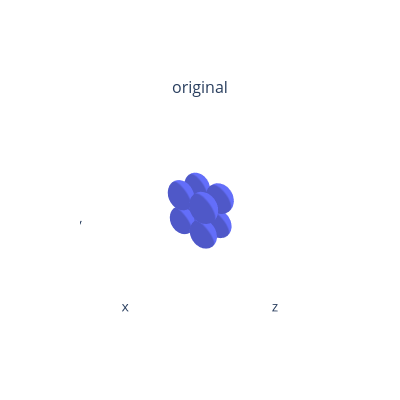

Notebook source saved alongside this figure:
### Code cell
fig = plot_scene({
                    "original": {
                        "mesh_1": meshes_batch
                    }
                }, ncols=1)
fig.update_layout(height=400, width=400)
fig.show()

### Figure 1 — Plotly figure (JSON) as saved in the notebook; plotly's stock layout.template omitted (floating-point values rounded to 4 significant figures; data arrays with more than 128 entries replaced by an {"elided": "..."} marker saying what was removed)
{"data": [{"i": {"elided": "2560 int values"}, "j": {"elided": "2560 int values"}, "k": {"elided": "2560 int values"}, "lighting": {"ambient": 0.8, "diffuse": 1, "facenormalsepsilon": 1e-06, "fresnel": 0, "roughness": 0.5, "specular": 0, "vertexnormalsepsilon": 1e-12}, "name": "mesh_1", "scene": "scene", "type": "mesh3d", "x": {"elided": "1296 float values"}, "y": {"elided": "1296 float values"}, "z": {"elided": "1296 float values"}}], "layout": {"annotations": [{"font": {"size": 16}, "showarrow": false, "text": "original", "x": 0.5, "xanchor": "center", "xref": "paper", "y": 1, "yanchor": "bottom", "yref": "paper"}], "height": 400, "scene": {"aspectmode": "cube", "camera": {"up": {"x": 0, "y": 1, "z": 0}}, "domain": {"x": [0, 1], "y": [0, 1]}, "xaxis": {"backgroundcolor": "#fff", "range": [-1.4, 1.4], "showaxeslabels": false, "showgrid": false, "showline": false, "showticklabels": false, "ticks": "", "zeroline": false}, "yaxis": {"backgroundcolor": "#fff", "range": [-1.4, 1.4], "showaxeslabels": false, "showgrid": false, "showline": false, "showticklabels": false, "ticks": "", "zeroline": false}, "zaxis": {"backgroundcolor": "#fff", "range": [-1.4, 1.4], "showaxeslabels": false, "showgrid": false, "showline": false, "showticklabels": false, "ticks": "", "zeroline": false}}, "width": 400}}
